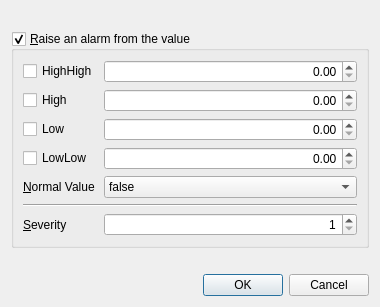
<?xml version="1.0" encoding="UTF-8"?>
<ui version="4.0">
 <class>AlarmDialog</class>
 <widget class="QDialog" name="AlarmDialog">
  <property name="windowTitle">
   <string>Alarm</string>
  </property>
  <property name="minimumSize">
   <size>
    <width>380</width>
    <height>0</height>
   </size>
  </property>
  <layout class="QVBoxLayout" name="dialogLayout">
   <item>
    <widget class="QLabel" name="variableLabel">
     <property name="font">
      <font>
       <bold>true</bold>
      </font>
     </property>
     <property name="wordWrap">
      <bool>true</bool>
     </property>
    </widget>
   </item>
   <item>
    <widget class="QGroupBox" name="alarmGroup">
     <property name="title">
      <string>&amp;Raise an alarm from the value</string>
     </property>
     <property name="checkable">
      <bool>true</bool>
     </property>
     <layout class="QGridLayout" name="settingsLayout" columnstretch="0,1">
      <item row="0" column="0">
       <widget class="QCheckBox" name="highHighCheck">
        <property name="text">
         <string>HighHigh</string>
        </property>
       </widget>
      </item>
      <item row="0" column="1">
       <widget class="QDoubleSpinBox" name="highHighSpin">
        <property name="alignment">
         <set>Qt::AlignRight|Qt::AlignTrailing|Qt::AlignVCenter</set>
        </property>
       </widget>
      </item>
      <item row="1" column="0">
       <widget class="QCheckBox" name="highCheck">
        <property name="text">
         <string>High</string>
        </property>
       </widget>
      </item>
      <item row="1" column="1">
       <widget class="QDoubleSpinBox" name="highSpin">
        <property name="alignment">
         <set>Qt::AlignRight|Qt::AlignTrailing|Qt::AlignVCenter</set>
        </property>
       </widget>
      </item>
      <item row="2" column="0">
       <widget class="QCheckBox" name="lowCheck">
        <property name="text">
         <string>Low</string>
        </property>
       </widget>
      </item>
      <item row="2" column="1">
       <widget class="QDoubleSpinBox" name="lowSpin">
        <property name="alignment">
         <set>Qt::AlignRight|Qt::AlignTrailing|Qt::AlignVCenter</set>
        </property>
       </widget>
      </item>
      <item row="3" column="0">
       <widget class="QCheckBox" name="lowLowCheck">
        <property name="text">
         <string>LowLow</string>
        </property>
       </widget>
      </item>
      <item row="3" column="1">
       <widget class="QDoubleSpinBox" name="lowLowSpin">
        <property name="alignment">
         <set>Qt::AlignRight|Qt::AlignTrailing|Qt::AlignVCenter</set>
        </property>
       </widget>
      </item>
      <item row="4" column="0">
       <widget class="QLabel" name="normalValueLabel">
        <property name="text">
         <string>&amp;Normal Value</string>
        </property>
        <property name="buddy">
         <cstring>normalValueCombo</cstring>
        </property>
       </widget>
      </item>
      <item row="4" column="1">
       <widget class="ElidedComboBox" name="normalValueCombo">
        <item>
         <property name="text">
          <string notr="true">false</string>
         </property>
        </item>
        <item>
         <property name="text">
          <string notr="true">true</string>
         </property>
        </item>
       </widget>
      </item>
      <item row="5" column="0" colspan="2">
       <widget class="Line" name="severityLine">
        <property name="orientation">
         <enum>Qt::Horizontal</enum>
        </property>
       </widget>
      </item>
      <item row="6" column="0">
       <widget class="QLabel" name="severityLabel">
        <property name="text">
         <string>&amp;Severity</string>
        </property>
        <property name="buddy">
         <cstring>severitySpin</cstring>
        </property>
       </widget>
      </item>
      <item row="6" column="1">
       <widget class="QSpinBox" name="severitySpin">
        <property name="toolTip">
         <string>From 1 (lowest) to 1000 (most urgent)</string>
        </property>
        <property name="alignment">
         <set>Qt::AlignRight|Qt::AlignTrailing|Qt::AlignVCenter</set>
        </property>
        <property name="minimum">
         <number>1</number>
        </property>
        <property name="maximum">
         <number>1000</number>
        </property>
       </widget>
      </item>
     </layout>
    </widget>
   </item>
   <item>
    <widget class="QLabel" name="problemLabel">
     <property name="wordWrap">
      <bool>true</bool>
     </property>
    </widget>
   </item>
   <item>
    <widget class="QDialogButtonBox" name="buttonBox">
     <property name="standardButtons">
      <set>QDialogButtonBox::Cancel|QDialogButtonBox::Ok</set>
     </property>
    </widget>
   </item>
  </layout>
 </widget>
 <customwidgets>
  <customwidget>
   <class>ElidedComboBox</class>
   <extends>QComboBox</extends>
   <header>elidedcombobox.h</header>
  </customwidget>
 </customwidgets>
 <resources/>
 <connections>
  <connection>
   <sender>buttonBox</sender>
   <signal>accepted()</signal>
   <receiver>AlarmDialog</receiver>
   <slot>accept()</slot>
  </connection>
  <connection>
   <sender>buttonBox</sender>
   <signal>rejected()</signal>
   <receiver>AlarmDialog</receiver>
   <slot>reject()</slot>
  </connection>
 </connections>
</ui>
